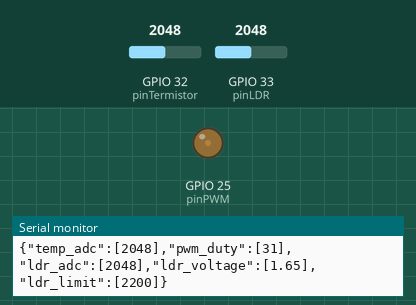
Recording of a sketch running on a simulated ESP32. Parts: output pins drawn as LEDs (lit = HIGH), the last lines printed to the serial monitor. The inputs (shaded band) are chosen by the test bench; at power-on: GPIO 33 (pinLDR) = 2048, GPIO 32 (pinTermistor) = 2048.

Above: at 1.2 s.
1.3 s: GPIO 33 (pinLDR) set to 2240
At 2.5 s:
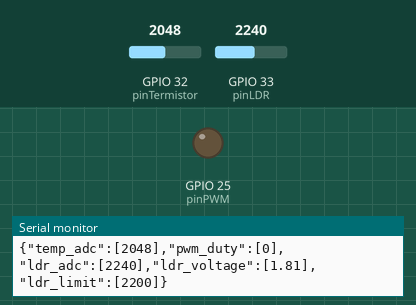
2.8 s: GPIO 33 (pinLDR) set to 2160
At 4.0 s:
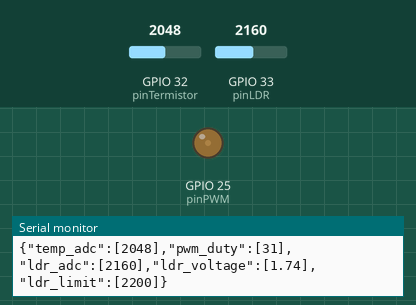
4.3 s: GPIO 32 (pinTermistor) set to 2866
At 5.4 s:
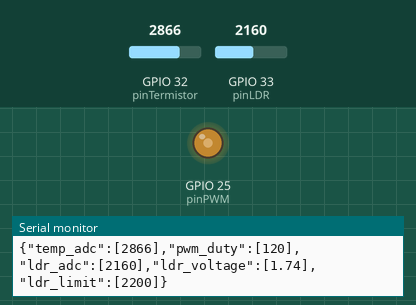
5.8 s: GPIO 32 (pinTermistor) set to 3603
At 7.0 s:
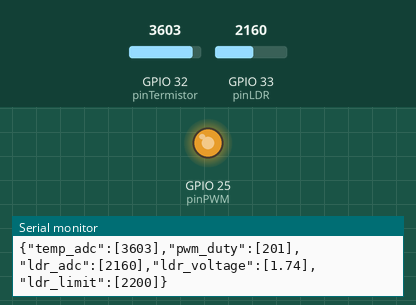
7.3 s: GPIO 32 (pinTermistor) set to 2047
At 8.4 s:
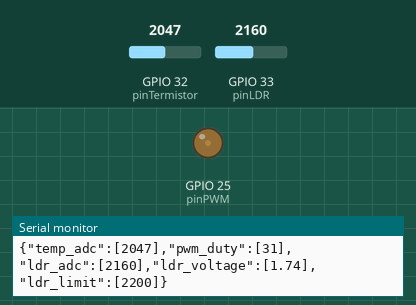
Timing chart, 0 to 9.8 s (numbered marks = the images above; inputs shaded):
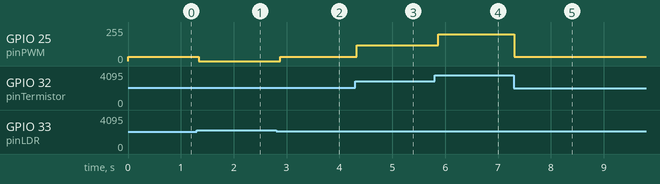

The sketch:

exp.ino
```cpp
/*
 * PROYECTO FINAL: Control Termistor y Corte por LDR
 * HARDWARE: ESP32 (38 Pines)
 * - Entrada Temp: GPIO 32
 * - Entrada LDR:  GPIO 33
 * - Salida PWM:   GPIO 25 (Transistor/Bombillo)
 */

// --- PINES ---
const int pinTermistor = 32;
const int pinLDR = 33;
const int pinPWM = 25;

// --- CONFIGURACIÓN PWM ---
const int frecuencia = 5000;
const int resolucion = 8;

// --- VARIABLES DE CONTROL ---
const int UMBRAL_TEMP = 1760; // Temperatura mínima para encender
int limiteCorteLDR = 2200;    // Límite de luz inicial (se actualiza desde la web)

int lecturaTemp = 0;
int lecturaLDR = 0;
int cicloTrabajo = 0;

void setup() {
  Serial.begin(115200);
  Serial.setTimeout(50); // Lectura rápida del puerto serial

  pinMode(pinTermistor, INPUT);
  pinMode(pinLDR, INPUT);

  // Configurar PWM en el GPIO25 (Sintaxis ESP32 v3.0+)
  ledcAttach(pinPWM, frecuencia, resolucion);

  Serial.println("--- SISTEMA LISTO ---");
}

void loop() {
  // -----------------------------------------------------------
  // 1. LEER COMANDO DESDE LA WEB (Ej: "LIMIT:2000")
  // -----------------------------------------------------------
  if (Serial.available() > 0) {
    String comando = Serial.readStringUntil('\n');
    comando.trim(); // Eliminar espacios y saltos de línea sobrantes

    if (comando.startsWith("LIMIT:")) {
      String valorStr = comando.substring(6);
      limiteCorteLDR = valorStr.toInt();
    }
  }

  // -----------------------------------------------------------
  // 2. LECTURAS DE SENSORES
  // -----------------------------------------------------------
  lecturaTemp = analogRead(pinTermistor);
  lecturaLDR = analogRead(pinLDR);

  // -----------------------------------------------------------
  // 3. LÓGICA DE CONTROL (INTERRUPCIÓN POR LUZ)
  // -----------------------------------------------------------

  // Si la lectura del LDR es MAYOR al límite establecido...
  if (lecturaLDR > limiteCorteLDR) {
    // ... ENTONCES: Apagado Total por seguridad/luz.
    cicloTrabajo = 0;
  }
  else {
    // SI NO: Calculamos brillo basado en temperatura
    if (lecturaTemp <= UMBRAL_TEMP) {
      cicloTrabajo = 0; // Apagado si hace frío
    } else {
      // Mapeo proporcional a la temperatura
      cicloTrabajo = map(lecturaTemp, UMBRAL_TEMP, 4095, 0, 255);
    }
  }

  // Asegurar que no nos pasamos de 255
  cicloTrabajo = constrain(cicloTrabajo, 0, 255);

  // ESCRIBIR EN EL GPIO25 (Salida física al transistor)
  ledcWrite(pinPWM, cicloTrabajo);

  // -----------------------------------------------------------
  // 4. ENVIAR JSON COMPLETO (Para la interfaz Web)
  // -----------------------------------------------------------
  float voltajeLDR = (lecturaLDR * 3.3) / 4095.0;

  Serial.print("{\"temp_adc\":[");
  Serial.print(lecturaTemp);
  Serial.print("],\"pwm_duty\":[");
  Serial.print(cicloTrabajo);
  Serial.print("],\"ldr_adc\":[");
  Serial.print(lecturaLDR);
  Serial.print("],\"ldr_voltage\":[");
  Serial.print(voltajeLDR);

  // IMPORTANTE: Enviamos el límite para que el LED de la web sepa compararlo
  Serial.print("],\"ldr_limit\":[");
  Serial.print(limiteCorteLDR);

  Serial.println("]}"); // Cierre del JSON

  delay(100);
}
```

Measured:
- after the input at 1.3 s, GPIO 25 (pinPWM): 31/255 → 0/255 at once
- after the input at 2.8 s, GPIO 25 (pinPWM): 0/255 → 31/255 after 0.08 s
- after the input at 4.3 s, GPIO 25 (pinPWM): 31/255 → 120/255 at once
- after the input at 5.8 s, GPIO 25 (pinPWM): 120/255 → 200/255 after 0.07 s
- after the input at 7.3 s, GPIO 25 (pinPWM): 200/255 → 31/255 at once
